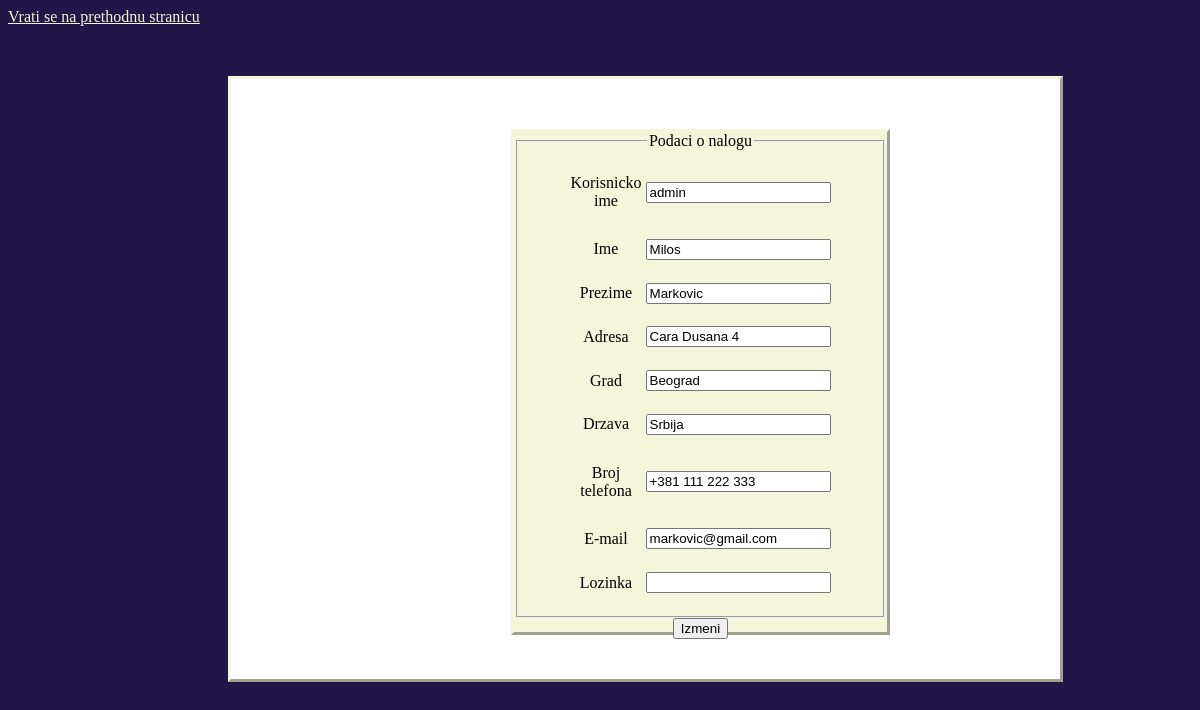
The app's page /editProfile (signed in) with its own data.
### database_models.py (models this page shows, shortened)
class User(db.Model, User.User):  # if some error occur check User Mixin class
    id = db.Column(db.Integer, primary_key=True)
    username = db.Column(db.String(20), unique=True, nullable=False)
    first_name = db.Column(db.String(20), nullable=False)
    last_name = db.Column(db.String(20), nullable=False)
    address = db.Column(db.String(35), nullable=False)
    town = db.Column(db.String(20), nullable=False)
    country = db.Column(db.String(20), nullable=False)
    phone_number = db.Column(db.Integer, nullable=False)
    email = db.Column(db.String(20), unique=True, nullable=False)
    cardNumber = db.Column(db.String(18))
    onlineCardNumber = db.Column(db.String(18))
    verified = db.Column(db.Boolean, nullable=False)
    password = db.Column(db.String(255), nullable=False)
    payments_cards = db.relationship('PaymentCard', backref='owner', lazy=True)

### auth.py (the view)
@auth.route('/editProfile', methods=['GET', 'POST'])
@login_required
def update_profile():
    form = UpdateAccountForm()
    if form.validate_on_submit():
        update_user_data(form, current_user)
        return redirect(url_for('views.dashboard'))
    elif request.method == 'GET':
        print(current_user)
        form.username.data = current_user.username
        form.first_name.data = current_user.first_name
        form.last_name.data = current_user.last_name
        form.address.data = current_user.address
        form.town.data = current_user.town
        form.country.data = current_user.country
        form.phone_number.data = current_user.phone_number
        form.email.data = current_user.email
        form.password.data = current_user.password
    return render_template('editProfile.html', form=form)

### forms.py (shortened to what this page needs)
class UpdateAccountForm(FlaskForm):
    first_name = StringField('Ime', validators=[DataRequired(), Length(min=2, max=20)])
    last_name = StringField('Prezime', validators=[DataRequired(), Length(min=2, max=20)])
    address = StringField('Addresa', validators=[DataRequired(), Length(min=2, max=35)])
    town = StringField('Grad', validators=[DataRequired(), Length(min=2, max=20)])
    country = StringField('Drzava', validators=[DataRequired(), Length(min=2, max=20)])
    phone_number = StringField('Broj telefona', validators=[DataRequired()])
    password = PasswordField(validators=[DataRequired(), Length( min=5, max=255)])
    username = StringField('Korisniko ime', validators=[DataRequired(), Length(min=2, max=20)])
    email = StringField('E-mail', validators=[DataRequired(), Email()])
    submit = SubmitField('Izmeni')

### Models/User.py (called while the page is built)
    @property
    def is_active(self):
        return True

    @property
    def is_authenticated(self):
        return self.is_active

### auth.py (called while the page is built)
@login_manager.user_loader  # reload user obj from the user id stored in the session
def load_user(user_id):
    return User.query.get(user_id)

### templates/editProfile.html (shortened to what this page needs)
<!DOCTYPE html>
<html lang="en">
<head>
</head>
<body>
    <a href="{{url_for('auth.back')}}">Vrati se na prethodnu stranicu <a/>
   <div class="myDiv">
        <form method="POST" action="" enctype="multipart/form-data">
            <div class="tabela">
                <fieldset class="form-group">
                <legend class="border-bottom mb-4">Podaci o nalogu</legend>
                    <table>
                        <tr><td><label>Korisnicko ime</label></td><td> {{ form.username }}</td></tr>
                        <tr><td><label>Ime</label></td><td> {{ form.first_name}}</td></tr>
                        <tr><td><label>Prezime</label></td><td> {{ form.last_name}}</td></tr>
                        <tr><td><label>Adresa</label></td><td> {{ form.address}}</td></tr>
                        <tr><td><label>Grad</label></td><td> {{ form.town}}</td></tr>
                        <tr><td><label>Drzava</label></td><td> {{ form.country}}</td></tr>
                        <tr><td><label>Broj telefona</label></td><td> {{ form.phone_number}}</td></tr>
                        <tr><td><label>E-mail</label></td><td> {{ form.email}}</td></tr>
                        <tr><td><label>Lozinka</label></td><td> {{ form.password}}</td></tr>
                    </table>
                </fieldset>
                 <div class="form-group" >
                    {{ form.submit }}
                </div>
            </div>
        </form>
</body>
</html>

### templates/editProfile.html (style rules this page uses)
body { background: #221647; }
.myDiv { height: 600px; width: 70%; border: 3px outset beige ; background-color: white; text-align: center; position: relative; top: 50px; left: 220px; }
.tabela { height: 500px; width: 45%; border: 3px outset beige ; background-color: beige; text-align: center; position: relative; top: 50px; left: 280px; }
table { width:45%; height: 450px; text-align:center; margin-left:auto; margin-right:auto; }
a:link, a:visited { color: beige; text-decoration: underline; cursor: pointer; }

### records on screen
User: username "admin", first_name "Milos", last_name "Markovic", address "Cara Dusana 4", town "Beograd", country "Srbija", phone_number "+381 111 222 333", email "markovic@gmail.com"
